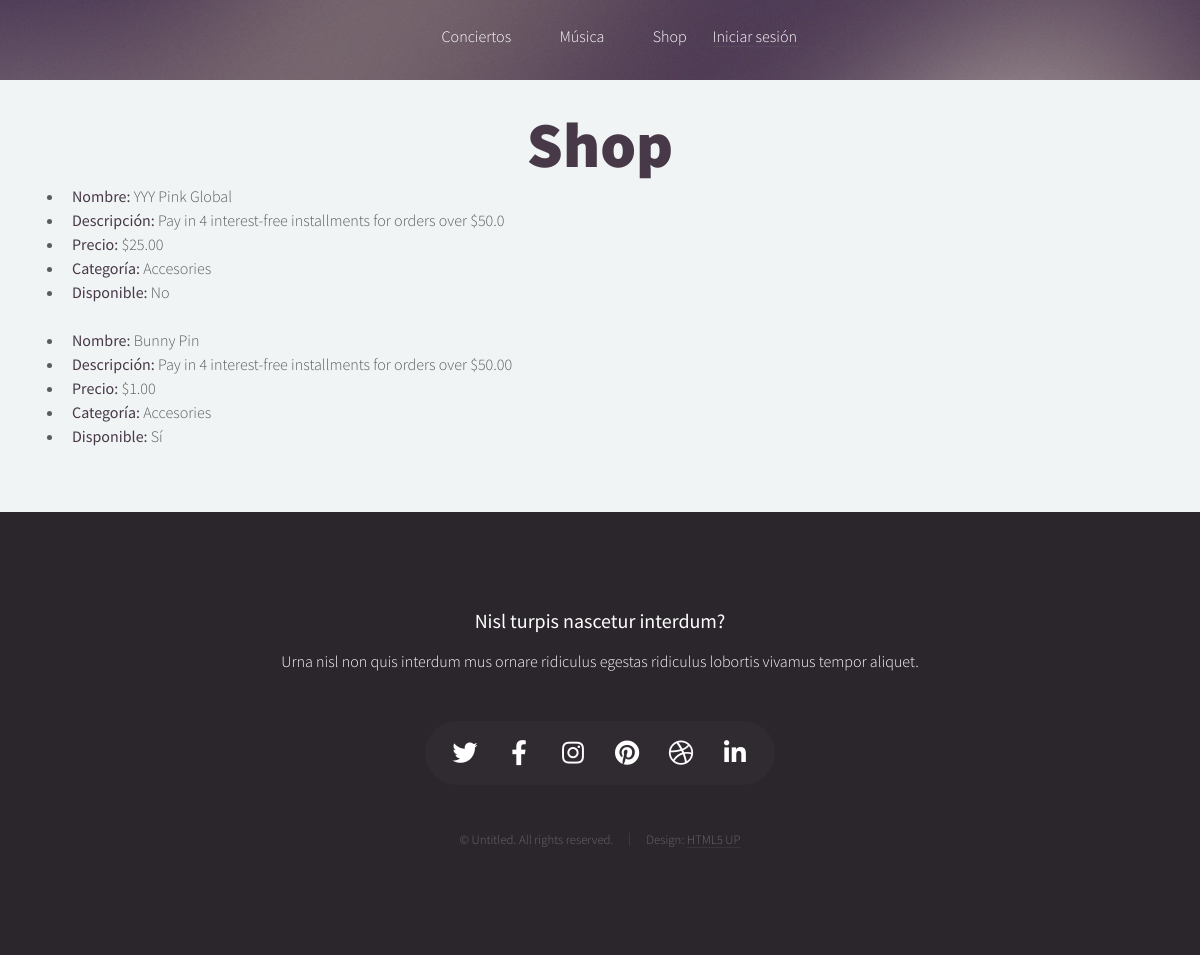
Screenshot of /websiteapp/lista_shop/ with the database file from the repository.
### WebsiteApp/models.py (models this page shows)
class Shop(models.Model):
    nombre = models.CharField(max_length=100)
    descripcion = models.TextField()
    precio = models.DecimalField(max_digits=10, decimal_places=2)
    imagen = models.ImageField(upload_to='shop/', null=True, blank=True)
    categoria = models.CharField(max_length=50)
    disponible = models.BooleanField(default=True)

### WebsiteApp/views.py (the view)
# urls.py: path('lista_shop/', views.lista_shop, name='lista_shop'),
def lista_shop(request):
    shops = Shop.objects.all() # pylint: disable=no-member
    return render(request, 'lista_shop.html', {'shops': shops})

### WebsiteApp/templates/lista_shop.html (shortened to what this page needs)
{% extends 'padre.html' %}
{% block contenidoQueCambia %}
<div class="contenido">
    <h1 class="titulo">Shop</h1>
    <ul>
        {% for shop in shops %}
            <li><strong>Nombre:</strong> {{ shop.nombre }}</li>
            <li><strong>Descripción:</strong> {{ shop.descripcion }}</li>
            <li><strong>Precio:</strong> ${{ shop.precio }}</li>
            <li><strong>Categoría:</strong> {{ shop.categoria }}</li>
            {% if shop.disponible %}
                <li><strong>Disponible:</strong> Sí</li>
            {% else %}
                <li><strong>Disponible:</strong> No</li>
            {% endif %}
            <br>
        {% endfor %}
    </ul>
</div>
{% endblock contenidoQueCambia %}

### WebsiteApp/static/assets/css/main.css (style rules this page uses)
html, body, div, span, applet, object, iframe, h1, h2, h3, h4, h5, h6, p, blockquote, pre, a, abbr, acronym, address, big, cite, code, del, dfn, em, img, ins, kbd, q, s, samp, small, strike, strong, sub, sup, tt, var, b, u, i, center, dl, dt, dd, ol, ul, li, fieldset, form, label, legend, table, caption, tbody, tfoot, thead, tr, th, td, article, aside, canvas, details, embed, figure, figcaption, footer, header, hgroup, menu, nav, output, ruby, section, summary, time, mark, audio, video { margin: 0; padding: 0; border: 0; font-size: 100%; font: inherit; vertical-align: baseline; }
body { line-height: 1; }
ol, ul { list-style: none; }
body { -webkit-text-size-adjust: none; }
html { box-sizing: border-box; }
*, *:before, *:after { box-sizing: inherit; }
body { background: #f0f4f4; color: #5b5b5b; font-size: 15pt; line-height: 1.85em; font-family: 'Source Sans Pro', sans-serif; font-weight: 300; }
h1, h2, h3, h4, h5, h6 { font-weight: 400; color: #483949; line-height: 1.25em; }
strong, b { font-weight: 400; color: #483949; }
p, ul, ol, dl, table { margin-bottom: 1em; }
ul { list-style: disc; padding-left: 1em; }
ul li { padding-left: 0.5em; }
@media screen and (max-width: 1680px) { body, input, textarea, select { font-size: 14pt; line-height: 1.75em; } }
@media screen and (max-width: 1280px) { body, input, textarea, select { font-size: 12pt; line-height: 1.5em; } }

### WebsiteApp/static/assets/css/stiles.css (style rules this page uses)
div.contenido { width: 100%; padding: 2% 4% 2% 4%; }
h1.titulo { font-size: 4rem; text-align: center; font-weight: 800; }

### rows the page displays
Shop: nombre "YYY Pink Global", descripcion "Pay in 4 interest-free installments for orders over $50.0", precio "25.00", categoria "Accesories", shows "Disponible:", disponible "No"
Shop: nombre "Bunny Pin", descripcion "Pay in 4 interest-free installments for orders over $50.00", precio "1.00", categoria "Accesories", shows "Disponible:", disponible "Sí"
